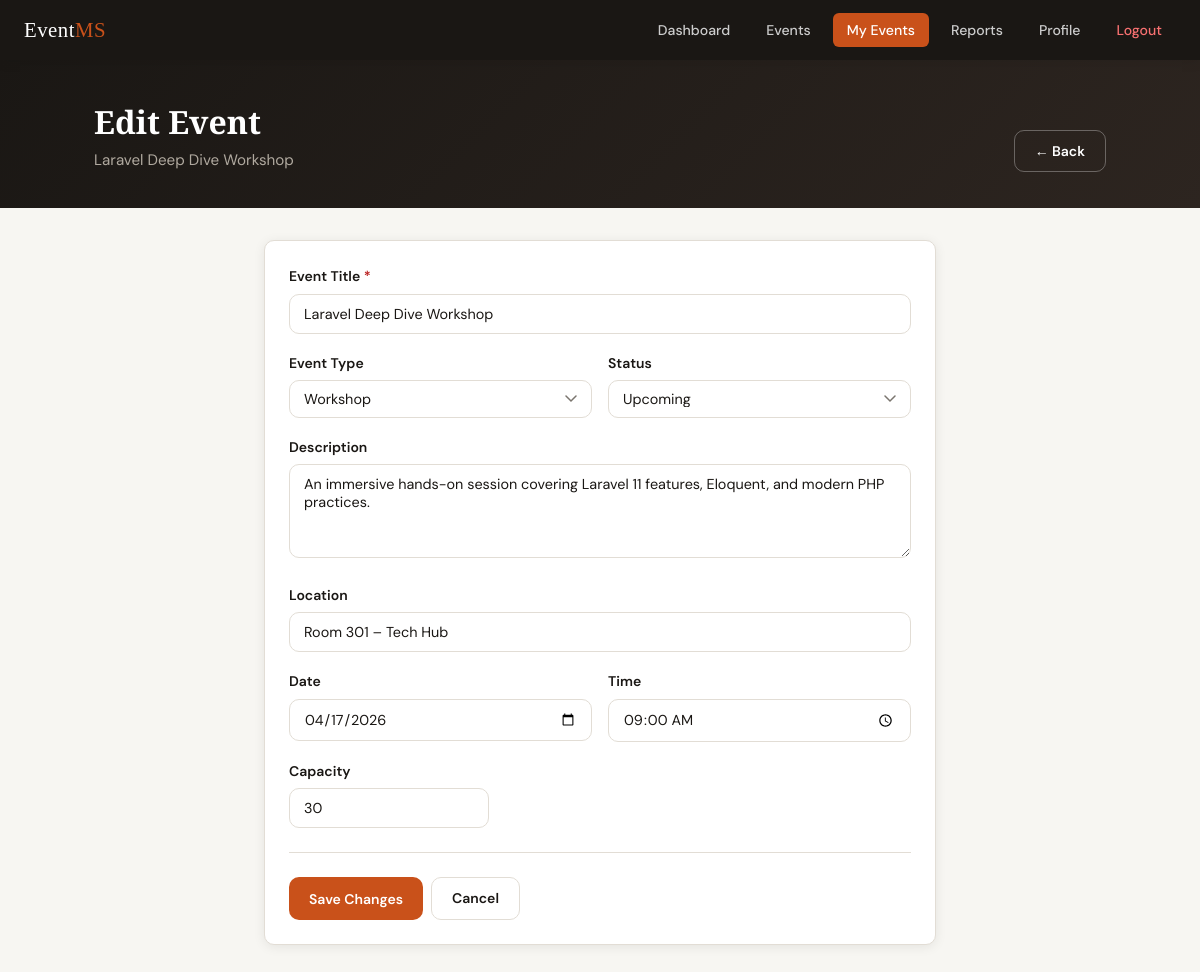
Page /edit_event.php?id=1 (signed in) on the committed database.
### tables this page shows
CREATE TABLE `events` (
  `id`          INT(11)      NOT NULL AUTO_INCREMENT,
  `organizer_id` INT(11)     NOT NULL,
  `title`       VARCHAR(160) NOT NULL,
  `type`        ENUM('seminar','workshop','meeting','conference','webinar','other') NOT NULL DEFAULT 'seminar',
  `description` TEXT         DEFAULT NULL,
  `location`    VARCHAR(255) DEFAULT NULL,
  `event_date`  DATE         NOT NULL,
  `event_time`  TIME         NOT NULL,
  `capacity`    INT(6)       NOT NULL DEFAULT 50,
  `status`      ENUM('upcoming','ongoing','completed','cancelled') NOT NULL DEFAULT 'upcoming',
  `created_at`  TIMESTAMP    NOT NULL DEFAULT CURRENT_TIMESTAMP,
  PRIMARY KEY (`id`),
  KEY `fk_events_organizer` (`organizer_id`),
  CONSTRAINT `fk_events_organizer` FOREIGN KEY (`organizer_id`) REFERENCES `users` (`id`) ON DELETE CASCADE
);

### edit_event.php (the view, shortened to what this page needs)
<?php
require_once 'db.php';
$id    = (int)($_GET['id'] ?? 0);
$stmt = $conn->prepare("SELECT * FROM events WHERE id=? AND organizer_id=?");
$stmt->execute([$id, current_user_id()]);
$ev = $stmt->fetch();
?>
<!DOCTYPE html>
<html lang="en">
<head>
<link rel="stylesheet" href="style.css">
</head>
<body>
<nav class="navbar">
  <a href="dashboard.php" class="navbar-brand">Event<span>MS</span></a>
  <div class="navbar-nav">
    <a href="dashboard.php">Dashboard</a>
    <a href="events.php">Events</a>
    <a href="my_events.php" class="active">My Events</a>
    <a href="reports.php">Reports</a>
    <a href="profile.php">Profile</a>
    <a href="logout.php" style="color:#f87171;">Logout</a>
  </div>
</nav>
<div class="page-header">
  <div class="container">
    <div>
      <h1>Edit Event</h1>
      <p><?= htmlspecialchars($ev['title']) ?></p>
    </div>
    <a href="view_event.php?id=<?= $id ?>" class="btn btn-outline" style="color:#fff;border-color:rgba(255,255,255,.3);">← Back</a>
  </div>
</div>
<div class="container" style="padding-bottom:48px; max-width:720px;">
  <div class="card">
    <div class="card-body">
      <form method="POST" novalidate>
        <div class="form-group">
          <label class="form-label">Event Title <span style="color:var(--red)">*</span></label>
          <input type="text" name="title" class="form-control" value="<?= htmlspecialchars($ev['title']) ?>" required>
        </div>
        <div class="form-row">
          <div class="form-group">
            <label class="form-label">Event Type</label>
            <select name="type" class="form-control">
              <?php foreach (['seminar','workshop','meeting','conference','webinar','other'] as $t): ?>
                <option value="<?= $t ?>" <?= $ev['type'] === $t ? 'selected' : '' ?>><?= ucfirst($t) ?></option>
              <?php endforeach; ?>
            </select>
          </div>
          <div class="form-group">
            <label class="form-label">Status</label>
            <select name="status" class="form-control">
              <?php foreach (['upcoming','ongoing','completed','cancelled'] as $st): ?>
                <option value="<?= $st ?>" <?= $ev['status'] === $st ? 'selected' : '' ?>><?= ucfirst($st) ?></option>
              <?php endforeach; ?>
            </select>
          </div>
        </div>
        <div class="form-group">
          <label class="form-label">Description</label>
          <textarea name="description" class="form-control" rows="4"><?= htmlspecialchars($ev['description'] ?? '') ?></textarea>
        </div>
        <div class="form-group">
          <label class="form-label">Location</label>
          <input type="text" name="location" class="form-control" value="<?= htmlspecialchars($ev['location'] ?? '') ?>">
        </div>
        <div class="form-row">
          <div class="form-group">
            <label class="form-label">Date</label>
            <input type="date" name="event_date" class="form-control" value="<?= htmlspecialchars($ev['event_date']) ?>">
          </div>
          <div class="form-group">
            <label class="form-label">Time</label>
            <input type="time" name="event_time" class="form-control" value="<?= htmlspecialchars(substr($ev['event_time'],0,5)) ?>">
          </div>
        </div>
        <div class="form-group" style="max-width:200px;">
          <label class="form-label">Capacity</label>
          <input type="number" name="capacity" class="form-control" value="<?= (int)$ev['capacity'] ?>" min="1">
        </div>
        <hr class="divider">
        <div class="flex gap-8">
          <button type="submit" class="btn btn-primary">Save Changes</button>
          <a href="view_event.php?id=<?= $id ?>" class="btn btn-outline">Cancel</a>
        </div>
      </form>
    </div>
  </div>
</div>
</body>
</html>

### style.css (style rules this page uses)
:root { --bg: #f7f6f2; --surface: #ffffff; --surface-2: #f0ede6; --border: #e2ddd5; --text: #1a1714; --text-muted: #7a756e; --accent: #c9511a; --accent-dark: #a0400e; --accent-soft: #f9ede7; --blue: #1d4ed8; --green: #15803d; --green-soft: #dcfce7; --red: #b91c1c; --red-soft: #fee2e2; --yellow: #d97706; --yellow-soft: #fef3c7; --radius: 10px; --shadow: 0 2px 12px rgba(0,0,0,.08); --shadow-lg: 0 8px 32px rgba(0,0,0,.12); --transition: 0.18s ease; }
*, *::before, *::after { box-sizing: border-box; margin: 0; padding: 0; }
html { font-size: 16px; scroll-behavior: smooth; }
body { font-family: 'DM Sans', sans-serif; background: var(--bg); color: var(--text); min-height: 100vh; line-height: 1.6; }
a { color: var(--accent); text-decoration: none; transition: color var(--transition); }
h1, h2, h3 { font-family: 'Playfair Display', serif; line-height: 1.25; }
.container { max-width: 1060px; margin: 0 auto; padding: 0 24px; }
.navbar { background: var(--text); padding: 0 24px; display: flex; align-items: center; justify-content: space-between; height: 60px; position: sticky; top: 0; z-index: 100; box-shadow: var(--shadow); }
.navbar-brand { font-family: 'Playfair Display', serif; font-size: 1.3rem; color: #fff; letter-spacing: .5px; }
.navbar-brand span { color: var(--accent); }
.navbar-nav { display: flex; align-items: center; gap: 8px; }
.navbar-nav a { color: #ccc; font-size: .88rem; font-weight: 500; padding: 6px 14px; border-radius: 6px; transition: background var(--transition), color var(--transition); }
.navbar-nav a.active { background: var(--accent); color: #fff; }
.page-header { background: linear-gradient(135deg, #1a1714 0%, #2d2520 100%); color: #fff; padding: 42px 24px 36px; margin-bottom: 32px; }
.page-header .container { display: flex; justify-content: space-between; align-items: flex-end; flex-wrap: wrap; gap: 16px; }
.page-header h1 { font-size: 2rem; color: #fff; }
.page-header p { color: #b0a99f; margin-top: 6px; font-size: .95rem; }
.card { background: var(--surface); border: 1px solid var(--border); border-radius: var(--radius); box-shadow: var(--shadow); overflow: hidden; }
.card-body { padding: 24px; }
.btn { display: inline-flex; align-items: center; gap: 6px; font-family: 'DM Sans', sans-serif; font-size: .875rem; font-weight: 600; padding: 9px 20px; border-radius: var(--radius); border: none; cursor: pointer; transition: all var(--transition); white-space: nowrap; }
.btn-primary { background: var(--accent); color: #fff; }
.btn-outline { background: transparent; color: var(--text); border: 1.5px solid var(--border); }
.form-group { margin-bottom: 18px; }
.form-label { display: block; font-size: .875rem; font-weight: 600; margin-bottom: 6px; }
.form-control { width: 100%; padding: 10px 14px; font-family: 'DM Sans', sans-serif; font-size: .9rem; border: 1.5px solid var(--border); border-radius: var(--radius); background: var(--surface); color: var(--text); transition: border-color var(--transition), box-shadow var(--transition); outline: none; }
select.form-control { appearance: none; background-repeat: no-repeat; background-position: right 14px center; padding-right: 36px; }
textarea.form-control { resize: vertical; min-height: 90px; }
.form-row { display: grid; grid-template-columns: 1fr 1fr; gap: 16px; }
.flex { display: flex; }
.gap-8 { gap: 8px; }
.divider { border: none; border-top: 1px solid var(--border); margin: 24px 0; }

### rows in the picture
events: title "Laravel Deep Dive Workshop", type "Workshop", status "Upcoming", description "An immersive hands-on session covering Laravel 11 features, Eloquent, and modern PHP practices.", location "Room 301 – Tech Hub", event_date "04/17/2026", event_time "09:00", capacity "30"
